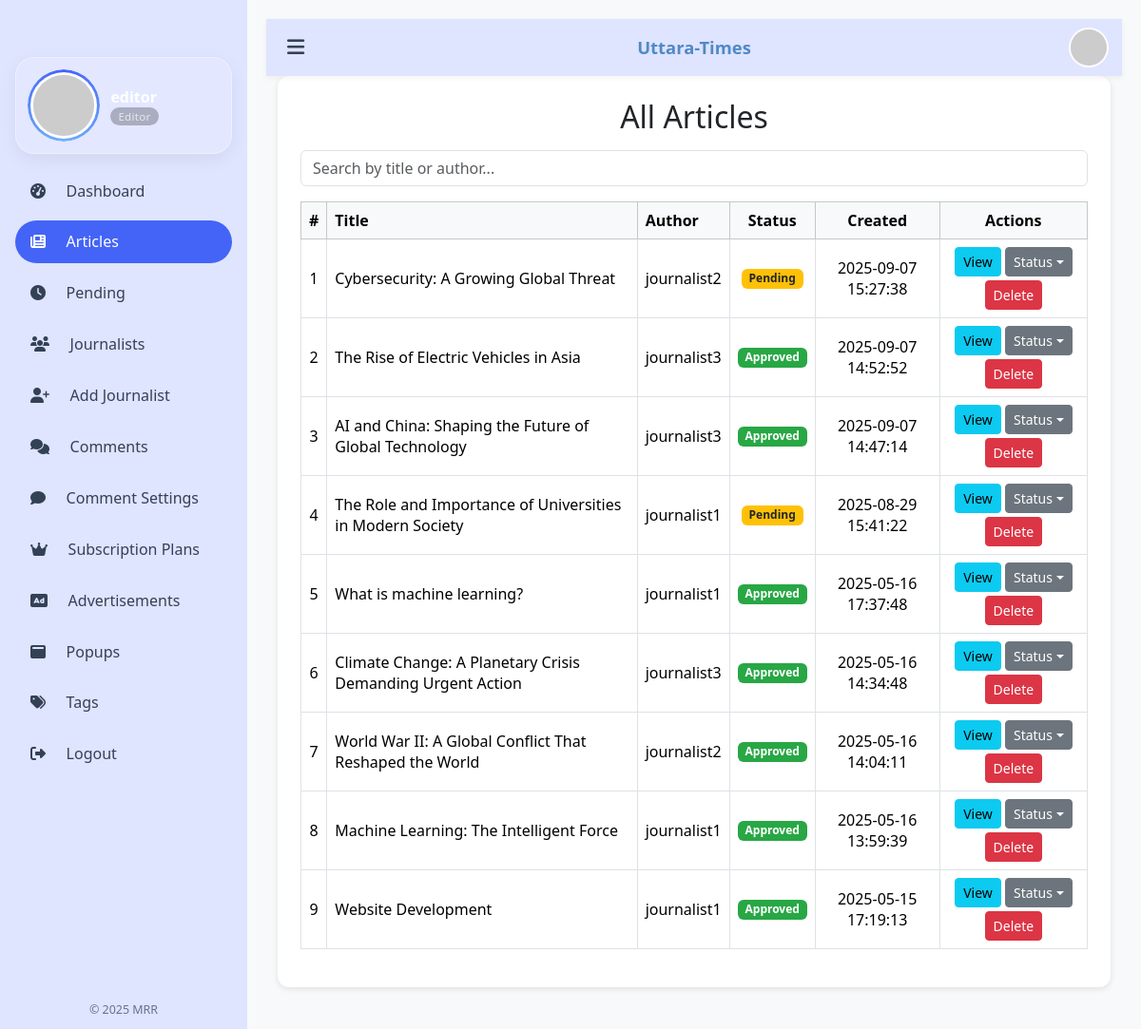
/articles.php (signed in), run on the app's committed database.
### tables this page shows
CREATE TABLE `articles` (
  `article_id` int(11) NOT NULL AUTO_INCREMENT,
  `title` varchar(255) NOT NULL,
  `content` text NOT NULL,
  `image_url` varchar(255) DEFAULT NULL,
  `status` enum('draft','pending','approved','declined') DEFAULT 'draft',
  `created_at` timestamp NOT NULL DEFAULT current_timestamp(),
  `updated_at` timestamp NOT NULL DEFAULT current_timestamp() ON UPDATE current_timestamp(),
  `author_id` int(11) DEFAULT NULL,
  PRIMARY KEY (`article_id`),
  KEY `author_id` (`author_id`),
  CONSTRAINT `articles_ibfk_1` FOREIGN KEY (`author_id`) REFERENCES `users` (`user_id`) ON DELETE SET NULL
);

CREATE TABLE `users` (
  `user_id` int(11) NOT NULL AUTO_INCREMENT,
  `username` varchar(50) NOT NULL,
  `email` varchar(100) NOT NULL,
  `password_hash` varchar(255) NOT NULL,
  `role` enum('journalist','editor','user') NOT NULL,
  `created_at` timestamp NOT NULL DEFAULT current_timestamp(),
  `Is_active` int(11) NOT NULL,
  PRIMARY KEY (`user_id`),
  UNIQUE KEY `username` (`username`),
  UNIQUE KEY `email` (`email`)
);

### articles.php (the view, shortened to what this page needs)
<?php
require 'db.php';
require 'menubar3.php';
?>
<!DOCTYPE html>
<html lang="en">
<head>
    <link href="https://cdn.jsdelivr.net/npm/bootstrap@5.3.3/dist/css/bootstrap.min.css" rel="stylesheet" />
    <link href="https://cdnjs.cloudflare.com/ajax/libs/font-awesome/6.4.0/css/all.min.css" rel="stylesheet" />
</head>
<body>
    <div class="container-fluid">
        <div class="card p-4 mb-4">
            <h2 class="mb-3 text-center">All Articles</h2>
            <input type="text" id="articleSearch" class="form-control mb-3" placeholder="Search by title or author..." />
            <div class="table-responsive">
                <table class="table table-hover table-bordered align-middle text-center">
                    <thead class="table-light">
                        <tr>
                            <th>#</th>
                            <th class="text-start">Title</th>
                            <th class="text-start">Author</th>
                            <th>Status</th>
                            <th>Created</th>
                            <th>Actions</th>
                        </tr>
                    </thead>
                    <tbody>
                        <?php
                        $stmt = $conn->prepare("
                            SELECT a.article_id, a.title, a.status, a.created_at, u.username
                            FROM articles a
                            LEFT JOIN users u ON a.author_id = u.user_id
                            ORDER BY a.created_at DESC
                        ");
                        $stmt->execute();
                        $result = $stmt->get_result();
                        $serial = 1;
                        while ($row = $result->fetch_assoc()):
                            $badgeClass = match ($row['status']) {
                                'pending' => 'badge-pending',
                                'approved' => 'badge-approved',
                                'declined' => 'badge-declined',
                                default => 'bg-secondary'
                            };
                        ?>
                            <tr>
                                <td><?= $serial++ ?></td>
                                <td class="text-start"><?= htmlspecialchars($row['title']) ?></td>
                                <td class="text-start"><?= htmlspecialchars($row['username'] ?? 'Unknown') ?></td>
                                <td>
                                    <span class="badge <?= $badgeClass ?> status-badge" data-id="<?= $row['article_id'] ?>">
                                        <?= ucfirst($row['status']) ?>
                                    </span>
                                </td>
                                <td><?= $row['created_at'] ?></td>
                                <td>
                                    <a href="view_article.php?id=<?= $row['article_id'] ?>" class="btn btn-sm btn-info mb-1">View</a>
                                    <div class="btn-group mb-1">
                                        <button class="btn btn-sm btn-secondary dropdown-toggle" data-bs-toggle="dropdown">Status</button>
                                    </div>
                                    <a href="#" class="btn btn-sm btn-danger delete-article" data-id="<?= $row['article_id'] ?>">Delete</a>
                                </td>
                            </tr>
                        <?php endwhile; ?>
                    </tbody>
                </table>
            </div>
        </div>
    </div>
</body>
</html>

### menubar3.php (style rules this page uses)
:root { --drawer: #dfe4ff; --brand: #5089c6; --accent: #4364f7; --txt: #334155; --muted: #64748b; --navH: 60px; --gap: 20px; --drawerW: 260px; }
* { box-sizing: border-box }
@media (min-width:992px) { body.shifted { margin-left: var(--drawerW); transition: margin-left .35s cubic-bezier(.4, 0, .2, 1); } }

### articles.php (style rules this page uses)
:root { --primary: #6fb1fc; --background: #f8f9fa; --card-bg: #ffffff; --text-dark: #343a40; --text-muted: #6c757d; }
body { background-color: var(--background); font-family: 'Segoe UI', Tahoma, Geneva, Verdana, sans-serif; padding: 20px; }
.badge-pending { background-color: #ffc107; color: #212529; }
.badge-approved { background-color: #28a745; color: #fff; }
.table th, .table td { vertical-align: middle; }
.card { border: none; border-radius: 12px; box-shadow: 0 2px 6px rgba(0, 0, 0, 0.1); }

### data on the page
articles: title "Cybersecurity: A Growing Global Threat", author.username "journalist2", status "Pending", created_at "2025-09-07 15:27:38"
articles: title "The Rise of Electric Vehicles in Asia", author.username "journalist3", status "Approved", created_at "2025-09-07 14:52:52"
articles: title "AI and China: Shaping the Future of Global Technology", author.username "journalist3", status "Approved", created_at "2025-09-07 14:47:14"
articles: title "The Role and Importance of Universities in Modern Society", author.username "journalist1", status "Pending", created_at "2025-08-29 15:41:22"
articles: title "What is machine learning?", author.username "journalist1", status "Approved", created_at "2025-05-16 17:37:48"
articles: title "Climate Change: A Planetary Crisis Demanding Urgent Action", author.username "journalist3", status "Approved", created_at "2025-05-16 14:34:48"
articles: title "World War II: A Global Conflict That Reshaped the World", author.username "journalist2", status "Approved", created_at "2025-05-16 14:04:11"
articles: title "Machine Learning: The Intelligent Force", author.username "journalist1", status "Approved", created_at "2025-05-16 13:59:39"
articles: title "Website Development", author.username "journalist1", status "Approved", created_at "2025-05-15 17:19:13"

### other printed values
$username "editor"
$role "Editor"
$label "Dashboard"
$label "Articles"
$label "Pending"
$label "Journalists"
$label "Add Journalist"
$label "Comments"
$label "Comment Settings"
$label "Subscription Plans"
$label "Advertisements"
$label "Popups"
$label "Tags"
$label "Logout"
